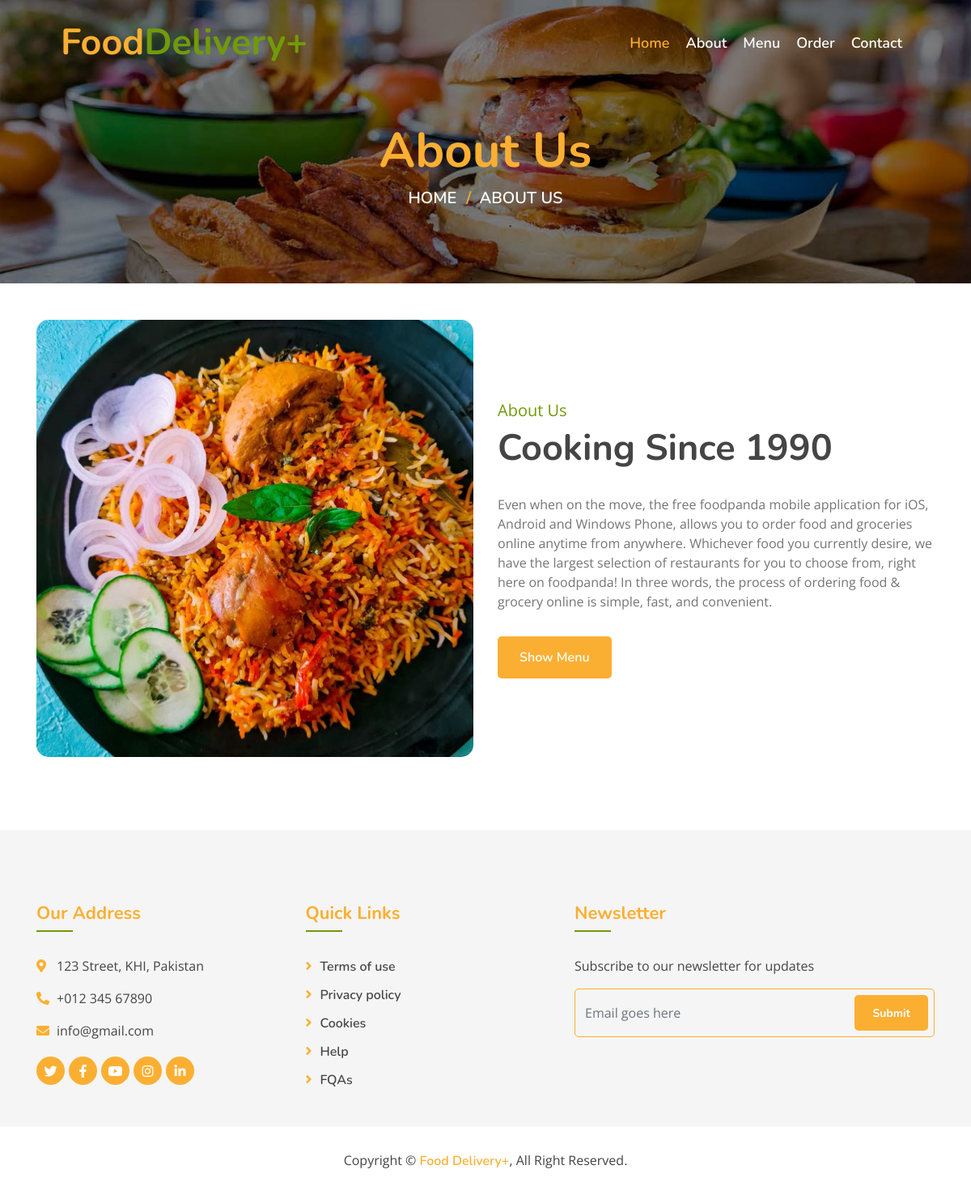
/about, run on the app's committed database.
### myapp/models.py (models this page shows, shortened)
class About(models.Model):
    Id = models.AutoField(primary_key=True)
    Desc = models.CharField(max_length=1000)
    Image = models.ImageField(upload_to='static/img/')

### myapp/views.py (the view)
# urls.py: path('about', views.about),
def about(request):
    desc = About.objects.all()
    return render(request, 'about.html', {"aboutDesc": desc})

### templates/about.html (shortened to what this page needs)
{% extends "master.html" %}
      {% block asna %}
        <div class="page-header mb-0">
            <div class="container">
                <div class="row">
                    <div class="col-12">
                        <h2>About Us</h2>
                    </div>
                    <div class="col-12">
                        <a href="">Home</a>
                        <a href="">About Us</a>
                    </div>
                </div>
            </div>
        </div>
        <div class="about">
            <div class="container">
                <div class="row align-items-center">
                    <div class="col-lg-6">
                        <div class="about-img">
                            {% for i in aboutDesc %}
                                <img src="{{ i.Image }}" alt="Image">
                            {% endfor %}
                        </div>
                    </div>
                    <div class="col-lg-6">
                        <div class="about-content">
                            <div class="section-header">
                                <p>About Us</p>
                                <h2>Cooking Since 1990</h2>
                            </div>
                            <div class="about-text">
                                <p>
                                    {% for i in aboutDesc %}
                                        {{ i.Desc }}
                                    {% endfor %}
                                </p>
                                <a class="btn custom-btn" href="menu">Show Menu</a>
                            </div>
                        </div>
                    </div>
                </div>
            </div>
        </div>
{% endblock %}

### static/css/style.css (style rules this page uses)
body { color: #757575; background: #ffffff; font-family: 'open sans', sans-serif; }
h1, h2, h3, h4, h5, h6 { color: #454545; font-family: 'Nunito', sans-serif; }
a { font-family: 'Nunito', sans-serif; font-weight: 600; color: #fbaf32; transition: .3s; }
.btn.custom-btn { padding: 12px 25px; font-family: 'Nunito', sans-serif; font-size: 16px; font-weight: 600; color: #ffffff; background: #fbaf32; border: 2px solid #fbaf32; border-radius: 5px; transition: .5s; }
.page-header { position: relative; margin-bottom: 45px; padding: 150px 0 90px 0; text-align: center; background: linear-gradient(rgba(0, 0, 0, .5), rgba(0, 0, 0, .5)), url(../img/page-header.jpg); background-position: center; background-repeat: no-repeat; background-size: cover; }
.page-header h2 { position: relative; color: #fbaf32; font-size: 60px; font-weight: 700; }
.page-header a { position: relative; padding: 0 12px; font-size: 20px; text-transform: uppercase; color: #ffffff; }
.page-header a::after { position: absolute; content: "/"; width: 8px; height: 8px; top: -1px; right: -7px; text-align: center; color: #fbaf32; }
.page-header a:last-child::after { display: none; }
.section-header { position: relative; margin-bottom: 45px; }
.section-header p { color: #719a0a; margin-bottom: 5px; position: relative; font-size: 20px; }
.section-header h2 { margin: 0; position: relative; font-size: 45px; font-weight: 700; }
.about { position: relative; width: 100%; padding: 45px 0; }
.about .section-header { margin-bottom: 30px; margin-left: 0; }
.about .about-img { position: relative; }
.about .about-img img { position: relative; width: 100%; border-radius: 15px; }
.about .about-content { position: relative; }
.about .about-text p { font-size: 16px; }
.about .about-text a.btn { position: relative; margin-top: 15px; }

### data on the page
About: Image (picture), Desc "Even when on the move, the free foodpanda mobile application for iOS, Android and Windows Phone, allows you to order food and groceries online anytime from anywhere. Whichever food you currently desire, we have the largest selection of restaurants for you to choose from, right here on foodpanda! In three words, the process of ordering food & grocery online is simple, fast, and convenient."
